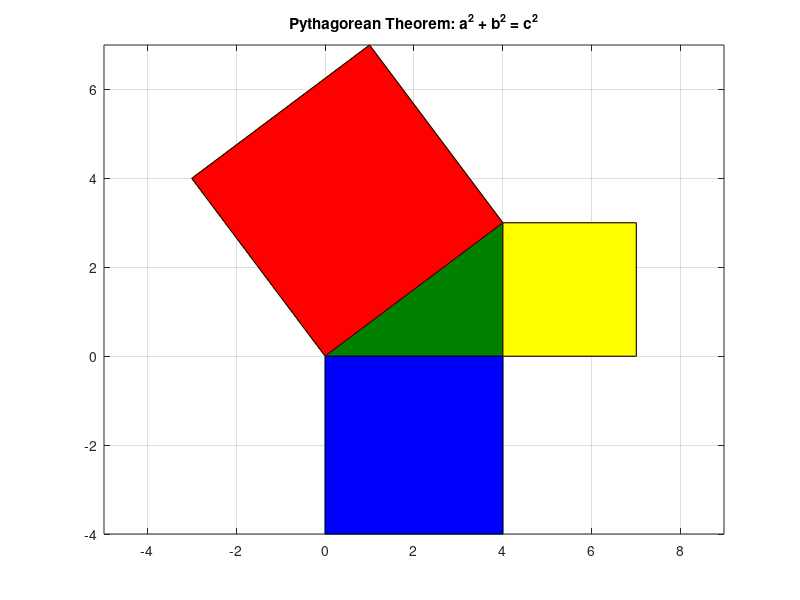
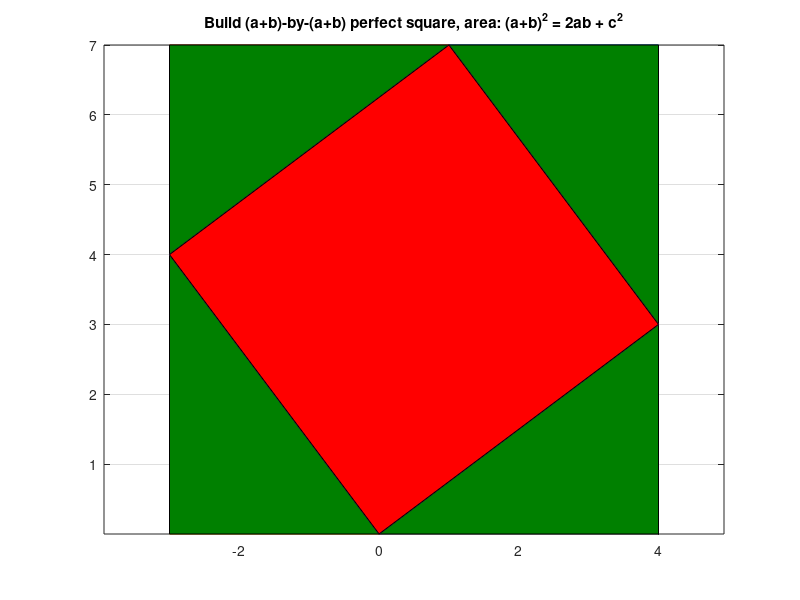
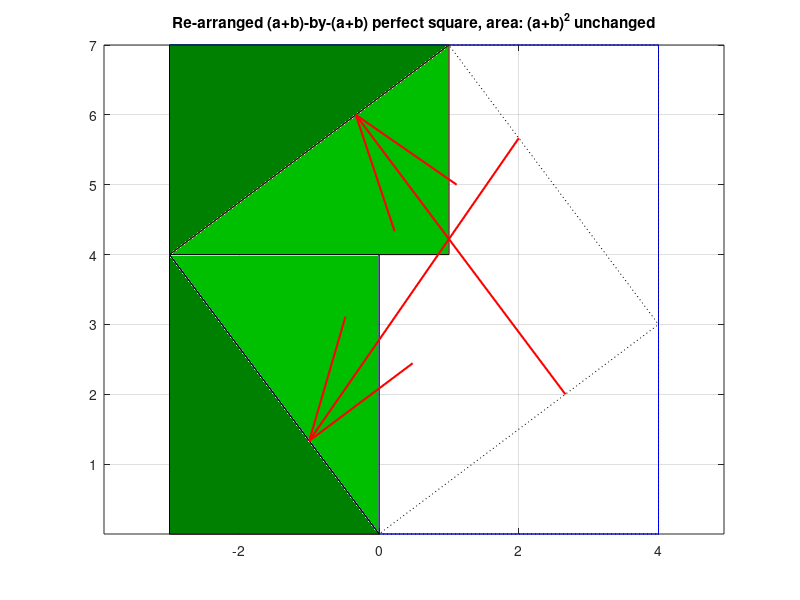
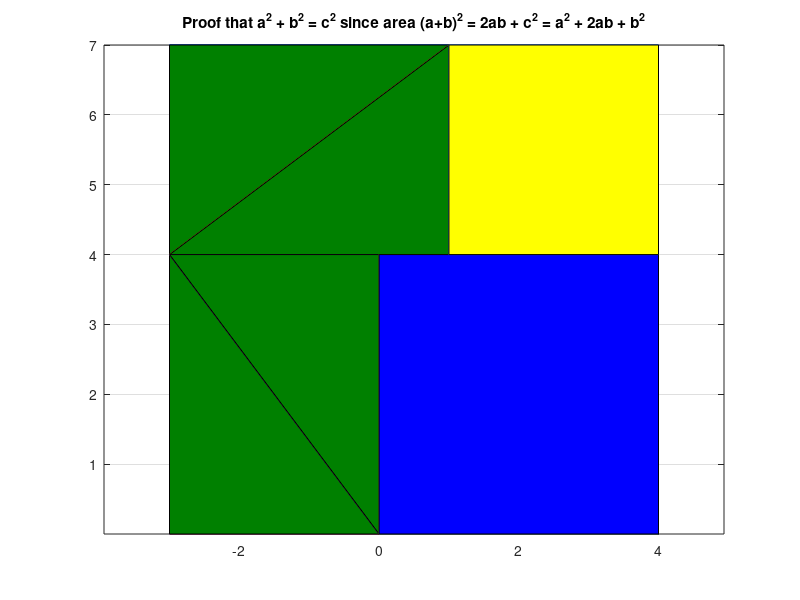

The MATLAB script that drew these images, in order:
%% Pythagorean Theorem Visual Proof
%% Author: Aurel Nicolae 2019
%% Plot Pythagorean Theorem Concept
clear; close all;
% INPUT the lengths of the adjacent sides to the 90 degrees angle:
a = 4; b = 3; % a = 4; b = 3; % a = 12; b = 5; % a = 15; b = 8; % a=1; b=1;
c = sqrt(a^2 + b^2); % hypothenuse
fprintf("Hypothenuse is %.4f\n", c);

figure;
% Plot original right triangle
x1=[0,a,a,0];
y1=[0,0,b,0];
plot(x1,y1); fill(x1,y1,[0, 0.5, 0]); hold on; axis equal;
% next plot the areas of squares build from all 3 sides:
x2=[0,0,a,a,0];
y2=[0,-a,-a,0,0];
plot(x2,y2); fill(x2,y2,[0,0,1]);hold on; axis equal;
x3=[a,a+b,a+b,a,a];
y3=[0,0,b,b,0];
plot(x3,y3); fill(x3,y3,[1,1,0]);hold on; axis equal;
x4=[0,a,a-b,-b,0];
y4=[0,b,a+b,a,0];
plot(x4,y4); fill(x4,y4,[1,0,0]);hold off; axis equal;
grid on; title("Pythagorean Theorem: a^2 + b^2 = c^2");

%% Proof of Pythagorean Theorem
figure;
% Build an (a+b)-by-(a+b) perfect square by copying and pasting clockwise
% the 4 permuations of the original right angle triangle with sides a, b, c.
x1=[0,a,a,0];
y1=[0,0,b,0];
plot(x1,y1); fill(x1,y1,[0, 0.5, 0]); hold on; axis equal;
x2=[a,a,a-b,a];
y2=[b,a+b,a+b,b];
plot(x2,y2); fill(x2,y2,[0, 0.5, 0]); hold on; axis equal;
x3=[a-b,-b,-b,a-b];
y3=[a+b,a+b,a,a+b];
plot(x3,y3); fill(x3,y3,[0, 0.5, 0]); hold on; axis equal;
x4=[-b,-b,0,-b];
y4=[a,0,0,a];
plot(x4,y4); fill(x4,y4,[0, 0.5, 0]); hold on; axis equal;
x5=[0,a,a-b,-b,0];
y5=[0,b,a+b,a,0];
plot(x5,y5); fill(x5,y5,[1,0,0]); hold off; axis equal;
grid on; title("Build (a+b)-by-(a+b) perfect square, area: (a+b)^2 = 2ab + c^2");

%% Shuffle the right angle triangles inside the perfect square
% NOTE: the area inside is c^2, while the remaining area is 2*a*b.
% The remaining area measures 2ab because you can build 2 rectangles
% which are a-by-b each, with areas a*b respectively.
figure;
xsq=[a,a,-b,-b,a];
ysq=[0,a+b,a+b,0,0];
plot(xsq,ysq,'b-'); hold on; axis equal;
x1=[0,a,a,0];
y1=[0,0,b,0];
plot(x1,y1,"k:"); hold on; axis equal;
x2=[a,a,a-b,a];
y2=[b,a+b,a+b,b];
plot(x2,y2,"k:"); hold on; axis equal;
x3=[a-b,-b,-b,a-b];
y3=[a+b,a+b,a,a+b];
plot(x3,y3); fill(x3,y3,[0, 0.5, 0]); hold on; axis equal;
x4=[-b,-b,0,-b];
y4=[a,0,0,a];
plot(x4,y4); fill(x4,y4,[0, 0.5, 0]); hold on; axis equal;
x1mv=[-b,a-b,a-b,-b];
y1mv=[a,a,a+b,a];
plot(x1mv,y1mv); fill(x1mv,y1mv,[0, 0.75, 0]); hold on; axis equal;

p1 = [2*a/3, 2*b/3];  % First Point
p2 = [-b+2*a/3, a+2*b/3];    % Second Point
dp = p2-p1;         % Difference
quiver(p1(1),p1(2),dp(1),dp(2),0,'MaxHeadSize',0.2,'color',[1,0,0],'LineWidth',1.5);
hold on;

x2mv=[0,0,-b,0];
y2mv=[0,a,a,0];
plot(x2mv,y2mv); fill(x2mv,y2mv,[0, 0.75, 0]); hold on; axis equal;

p1 = [a-2*b/3, b+2*a/3];  % First Point
p2 = [-b/3, a/3];    % Second Point
dp = p2-p1;         % Difference
quiver(p1(1),p1(2),dp(1),dp(2),0,'MaxHeadSize',0.2,'color',[1,0,0],'LineWidth',1.5);
hold off; axis equal;
grid on; title("Re-arranged (a+b)-by-(a+b) perfect square, area: (a+b)^2 unchanged");

%% Perfect square (a+b)^2 = a^2 + 2ab + b^2
% we've seen above that the perfect square was composed in such a way
% that the area (a+b)^2 = 2ab + c^2
% Thus from these two equations, we obtain
% that a^2 + b^2 = c^2. Voila!
figure;
xsq=[a,a,-b,-b,a];
ysq=[0,a+b,a+b,0,0];
plot(xsq,ysq,'b-'); hold on; axis equal;
x3=[a-b,-b,-b,a-b];
y3=[a+b,a+b,a,a+b];
plot(x3,y3); fill(x3,y3,[0, 0.5, 0]); hold on; axis equal;
x4=[-b,-b,0,-b];
y4=[a,0,0,a];
plot(x4,y4); fill(x4,y4,[0, 0.5, 0]); hold on; axis equal;
x1mv=[-b,a-b,a-b,-b];
y1mv=[a,a,a+b,a];
plot(x1mv,y1mv); fill(x1mv,y1mv,[0, 0.5, 0]); hold on; axis equal;
x2mv=[0,0,-b,0];
y2mv=[0,a,a,0];
plot(x2mv,y2mv); fill(x2mv,y2mv,[0, 0.5, 0]); hold on; axis equal;
xa2=[0,a,a,0,0];
ya2=[0,0,a,a,0];
plot(xa2,ya2); fill(xa2,ya2,[0,0,1]); hold on; axis equal;
xb2=[a,a,a-b,a-b,a];
yb2=[a,a+b,a+b,a,a];
plot(xb2,yb2); fill(xb2,yb2,[1,1,0]); hold off; axis equal; grid on;
title("Proof that a^2 + b^2 = c^2 since area (a+b)^2 = 2ab + c^2 = a^2 + 2ab + b^2");
% End of proof.
